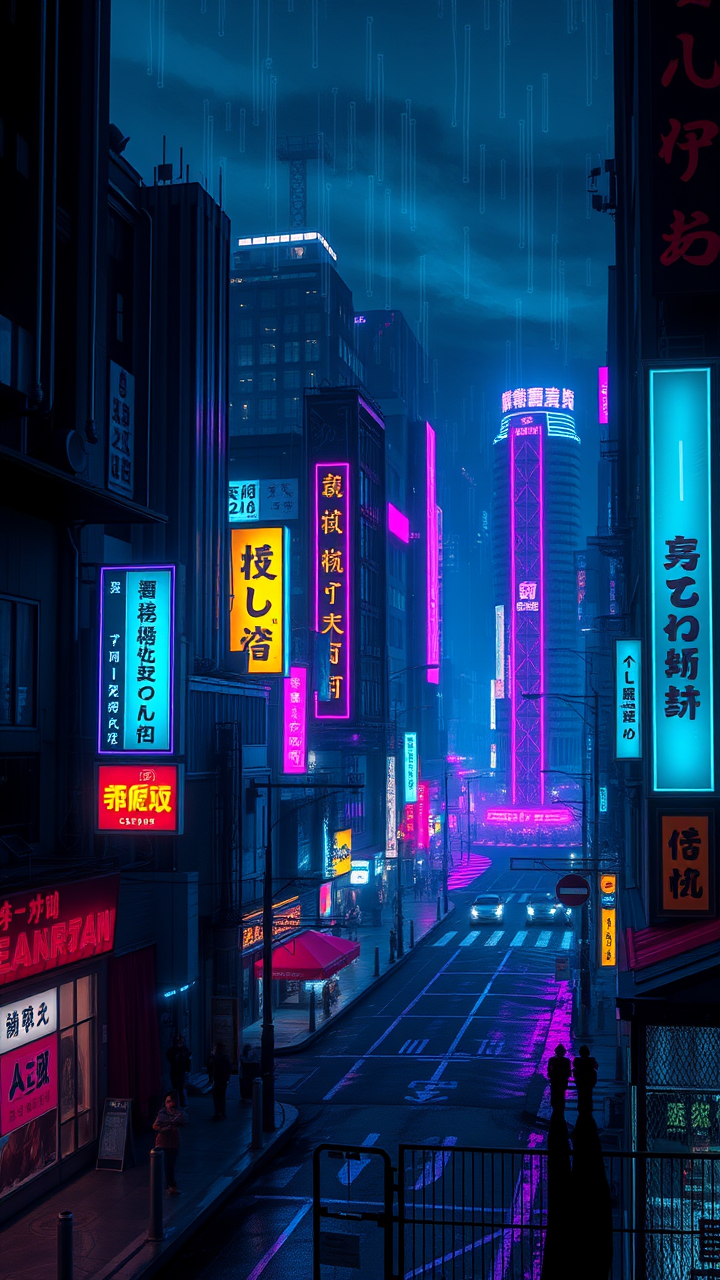
#> input picture src/test.png, 720 x 1280 px
$ python -i ai_layout_generator.py   (imports and definitions only)
#> lines starting #> are read from the running program, lines starting #| are printed output that depends on the picture; after the words box and inside, x2 and y2 are one past the last pixel; in counts of white or black regions, pixels touching at a corner belong together
#> further down, picture is the input picture: PIL image 720x1280 RGB; mean R, G, B 20.9, 46.7, 88.3
"""AI Layout Generator - LayoutGAN-like with Rule-based Constraints"""
import numpy as np
import random
from PIL import Image, ImageDraw, ImageFont
from src.color_contrast import get_average_color, adjust_text_color
import cv2

class AILayoutGenerator:
    """Hybrid layout generator: Rule-based + ML-ready architecture"""

    def __init__(self, poster_size=(720, 1080), border=50):
        self.W, self.H = poster_size
        self.border = border
        self.fonts = ['Graduate-Regular.ttf', 'Montserrat-Regular.ttf', 'Lato-Bold.ttf',
                      'PlayfairDisplay-Regular.ttf', 'IBMPlexSerif-Regular.ttf']

    def detect_subject_bbox(self, image):
        """Detect main subject using saliency detection"""
        img_array = np.array(image)
        gray = cv2.cvtColor(img_array, cv2.COLOR_RGB2GRAY)
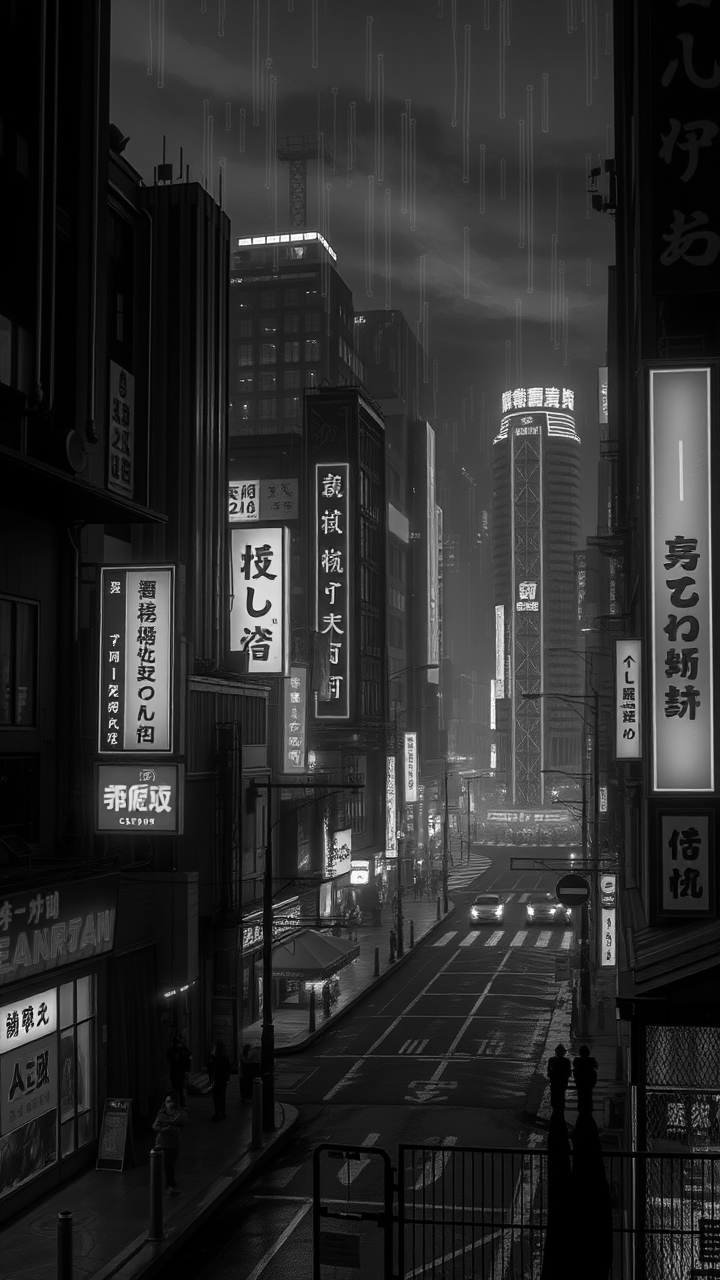
#> gray: shape (1280, 720); min 0, max 255, mean 43.8
        saliency = cv2.saliency.StaticSaliencySpectralResidual_create()
        _, saliency_map = saliency.computeSaliency(img_array)
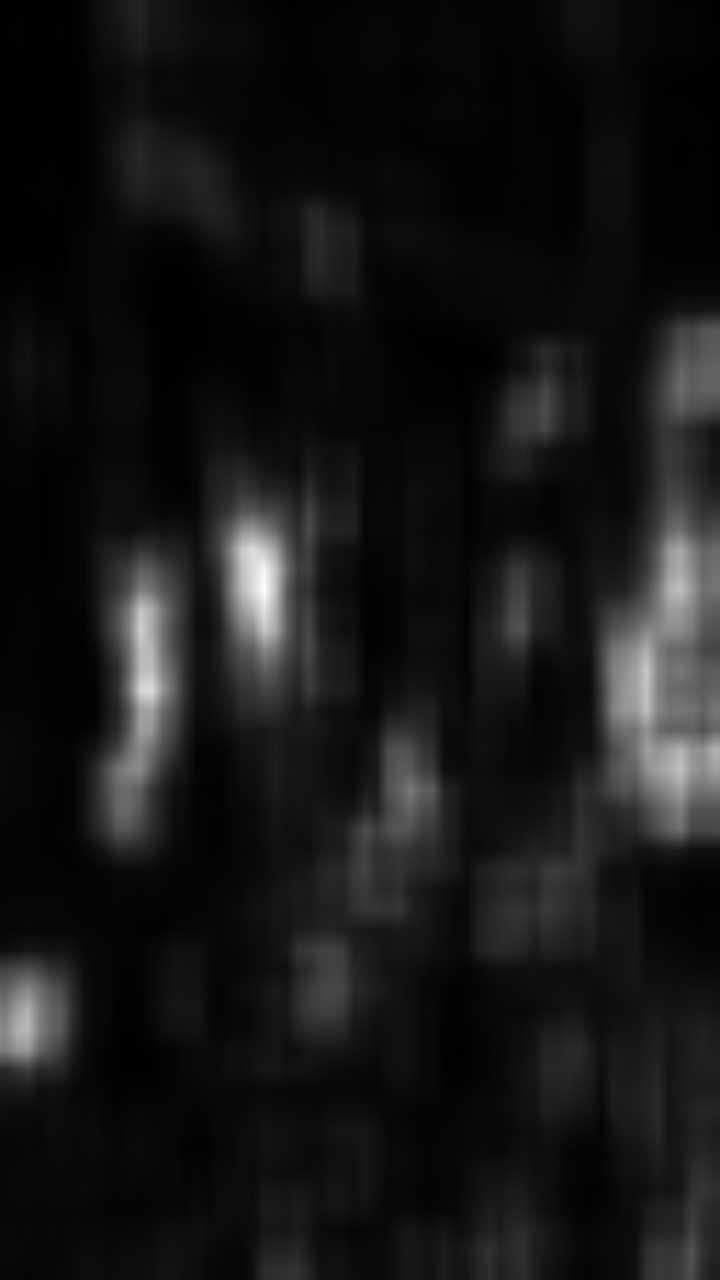
#> saliency_map: shape (1280, 720) float32; min 0.00249, max 0.997, mean 0.0895
        saliency_map = (saliency_map * 255).astype("uint8")
        _, thresh = cv2.threshold(saliency_map, 0, 255, cv2.THRESH_BINARY | cv2.THRESH_OTSU)
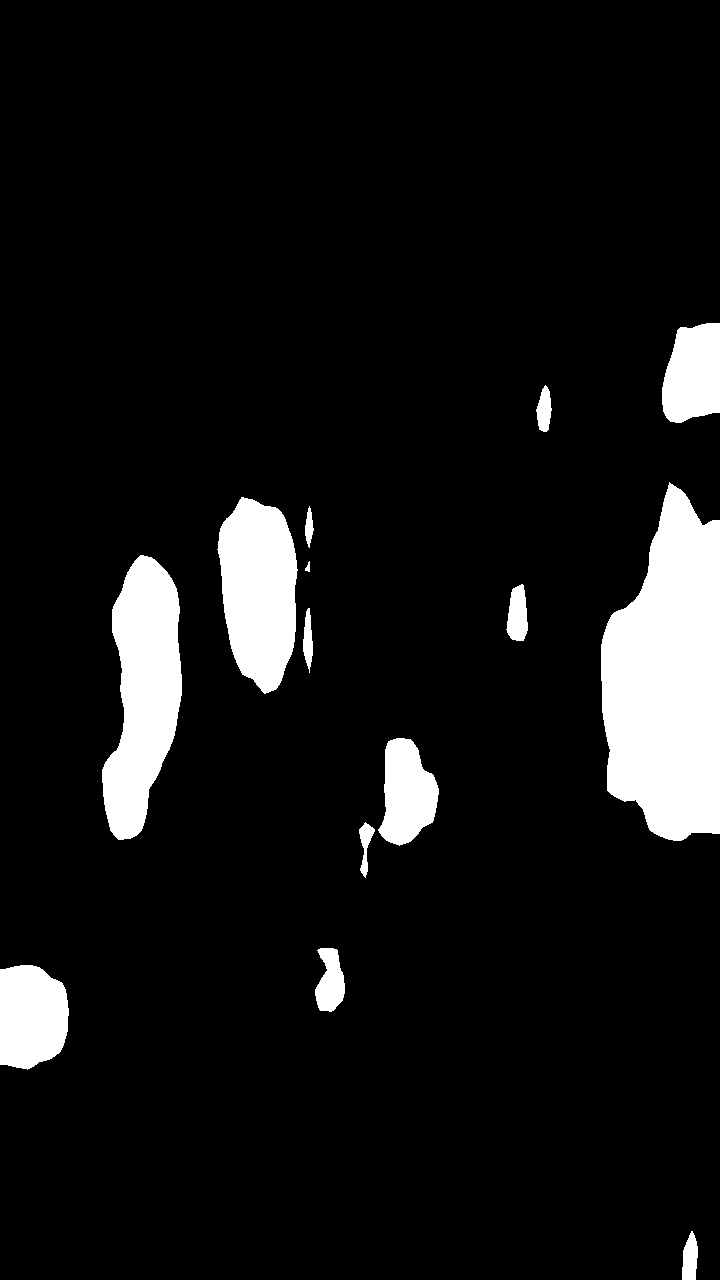
#> thresh: shape (1280, 720); 8.5% white; 14 white regions
        contours, _ = cv2.findContours(thresh, cv2.RETR_EXTERNAL, cv2.CHAIN_APPROX_SIMPLE)
#> contours = 14 contours; largest, box (x1, y1, x2, y2) and area: (601, 482, 720, 841) 31616, (102, 555, 182, 840) 14606, (217, 497, 298, 694) 11642, (0, 965, 69, 1070) 5980, (662, 323, 720, 423) 4678
        if contours:
            largest = max(contours, key=cv2.contourArea)
#> largest = contour of 228 points, box (x1, y1, x2, y2) (601, 482, 720, 841), area 31616
            x, y, w, h = cv2.boundingRect(largest)
#> x = 601; y = 482; w = 119; h = 359
            return (x, y, x+w, y+h)
        return (image.width//4, image.height//4, 3*image.width//4, 3*image.height//4)

    # [135 lines left out: functions apply_composition_rule, find_empty_regions, generate_text_layout, _place_in_empty_region, _place_with_constraints, not called in this run]

class LayoutGANLite:
    """Lightweight GAN-like layout generator (ML-ready)"""

    # [28 lines left out: functions __init__, encode_constraints, generate_layout, not called in this run]

>>> from PIL import Image
>>> picture = Image.open('test.png')
>>> result = AILayoutGenerator().detect_subject_bbox(picture)
#> result = (601, 482, 720, 841)
